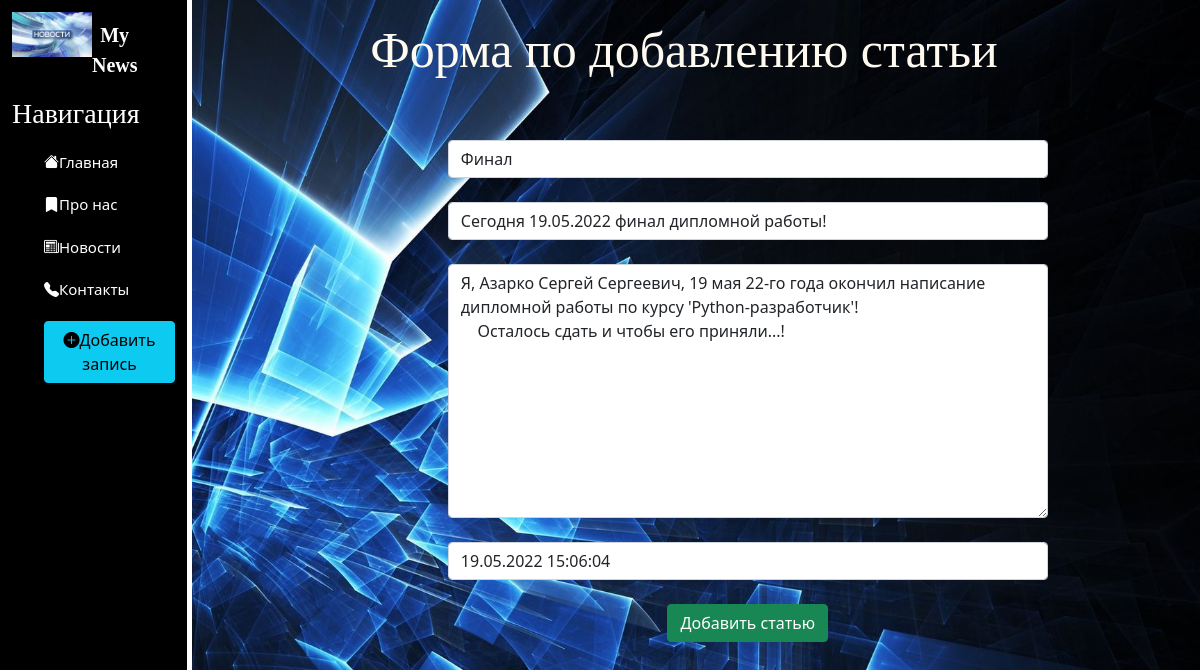
The app's page /news/14/update, older data.
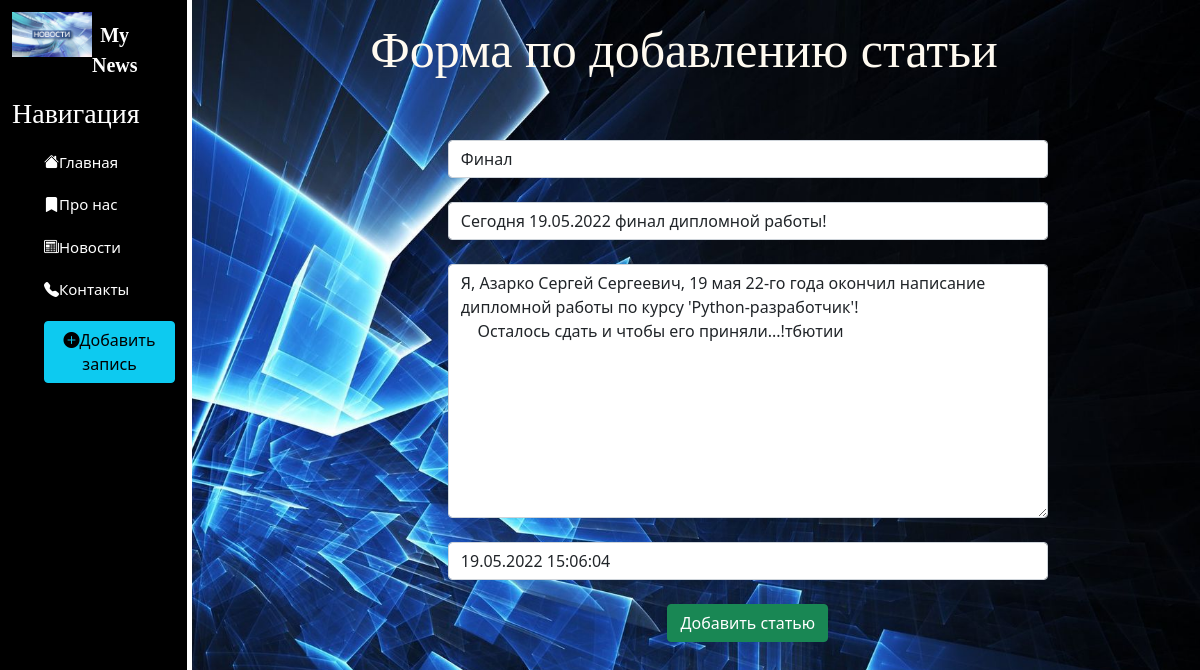
The same page, newer data.
### news/models.py (models this page shows, shortened)
class Articles(models.Model):
    title = models.CharField('Название', max_length=50)
    anons = models.CharField('Анонс', max_length=250)
    full_text = models.TextField('Статья')
    date = models.DateTimeField('Дата публикации')
    class Meta:
        verbose_name = 'Новость'
        verbose_name_plural = 'Новости'

### news/views.py (the view)
# urls.py: path('<int:pk>/update', views.NewsUpdateView.as_view(), name='news_update'),
class NewsUpdateView(UpdateView):
    model = Articles
    template_name = 'news/create.html'
    form_class = ArticlesForm

### news/forms.py
class ArticlesForm(ModelForm):
    class Meta:
        model = Articles
        fields = ['title', 'anons', 'full_text', 'date']
        widgets = {
            'title': TextInput(attrs={
                'class': 'form-control',
                'placeholder': 'Название статьи'
            }),
            'anons': TextInput(attrs={
                'class': 'form-control',
                'placeholder': 'Анонс статьи'
            }),
            'date': DateTimeInput(attrs={
                'class': 'form-control',
                'placeholder': 'Дата публикации'
            }),
            'full_text': Textarea(attrs={
                'class': 'form-control',
                'placeholder': 'Текст статьи'
            }),
        }

### news/templates/news/create.html (shortened to what this page needs)
{% extends 'main/layout.html' %}
{% block content %}
    <div class="features">
        <h1>Форма по добавлению статьи</h1>
        <form method="post">
            {{ form.title }}<br>
            {{ form.anons }}<br>
            {{ form.full_text }}<br>
            {{ form.date }}<br>
            <button class="btn btn-success" type="submit">Добавить статью</button>
        </form>
    </div>
{% endblock %}

Row changes from the older to the newer data that the page shows:
changed Articles "Финал": full_text "Я, Азарко Сергей Сергеевич, 19 мая 22-го года окончил написание дипломной работы по курсу 'Python-разработчик'! Осталось сдать и чтобы его приняли...!" → "Я, Азарко Сергей Сергеевич, 19 мая 22-го года окончил написание дипломной работы по курсу 'Python-разработчик'! Осталось сдать и чтобы его приняли...!тбютии"
